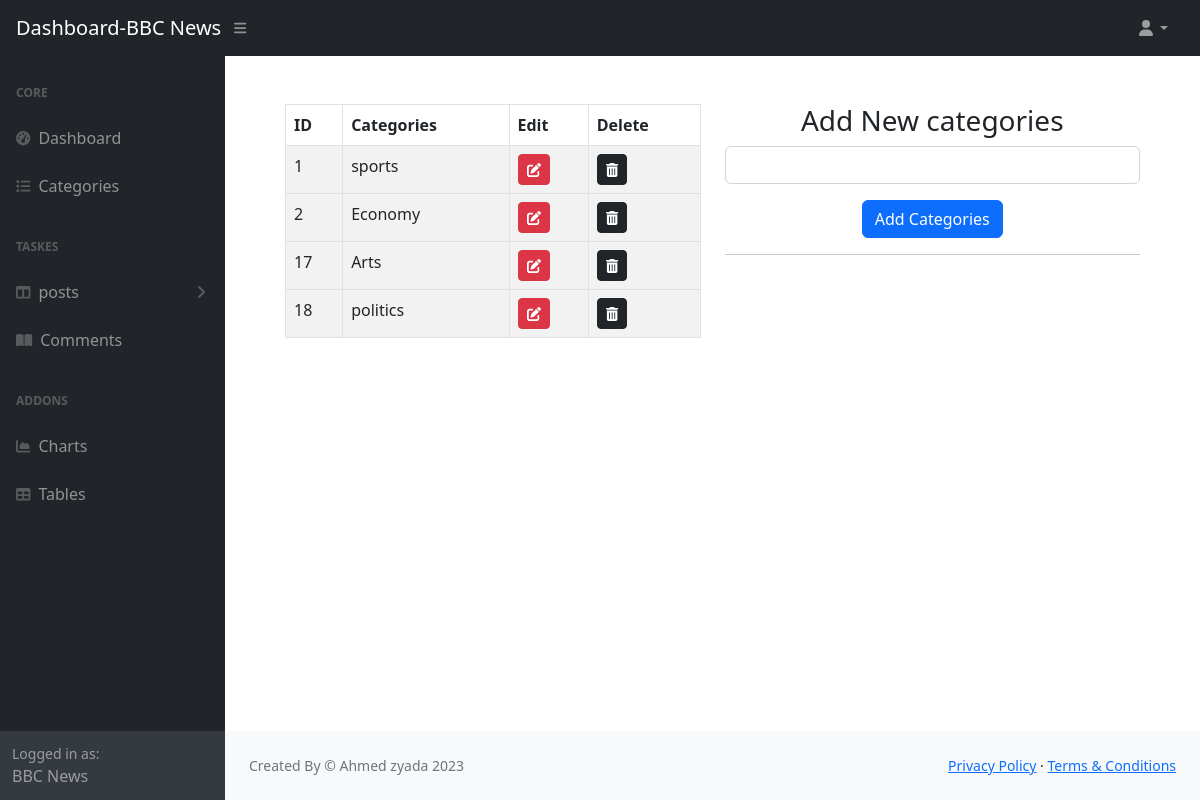
The app's page /admin/categories.php with its own data.
### tables this page shows
CREATE TABLE `categories` (
  `cat_id` int(11) NOT NULL,
  `cat_name` varchar(100) NOT NULL
);

### admin/categories.php (the view, shortened to what this page needs)
<?php
include('./admin_inc/admin_head.php');
include('./admin_inc/admin_nav.php');
?>
<div id="layoutSidenav">
    <?php
    include('./admin_inc/admin_side.php');
    ?>
    <div id="layoutSidenav_content">
        <main class="p-5">
            <div class="container-fluid">
                <div class="row">
                    <div class="col-md-6">
                        <table class="table table-bordered table-hover table-striped">
                            <thead>
                                <tr>
                                    <th>ID</th>
                                    <th>Categories</th>
                                    <th>Edit</th>
                                    <th>Delete</th>
                                </tr>
                            </thead>
                            <?php
                            $categoriesSql = "SELECT * FROM `categories`";
                            $categories = mysqli_query($con, $categoriesSql);
                            while ($row = mysqli_fetch_assoc($categories)) {
                                $cat_id = $row['cat_id'];
                                $cat_name = $row['cat_name'];
                            ?>
                                <tbody>
                                    <tr>
                                        <td><?= $cat_id ?></td>
                                        <td><?= $cat_name ?></td>
                                        <td><a href="categories.php?edit=<?= $cat_id ?>" class="btn btn-sm btn-danger"><i class="fa-solid fa-pen-to-square"></i></a></td>
                                        <td><a href="categories.php?del=<?= $cat_id ?>" class="btn btn-sm btn-dark"><i class="fa-solid fa-trash-can"></i></a></td>
                                    </tr>
                                <?php } ?>
                                </tbody>
                        </table>
                    </div>
                    <div class="col-md-6 text-center">
                        <h3>Add New categories</h3>
                        <form action="" method="post">
                            <input type="text" name="cat_name" class="form-control mb-3">
                            <button type="submit" name="Add_btn" class="btn btn-primary ">Add Categories</button>
                        </form>
                        <hr>
                    </div>
                </div>
            </div>
        </main>
        <?php
        include('./admin_inc/admin_footer.php');
        ?>

### records on screen
categories: cat_id "1", cat_name "sports"
categories: cat_id "2", cat_name "Economy"
categories: cat_id "17", cat_name "Arts"
categories: cat_id "18", cat_name "politics"
